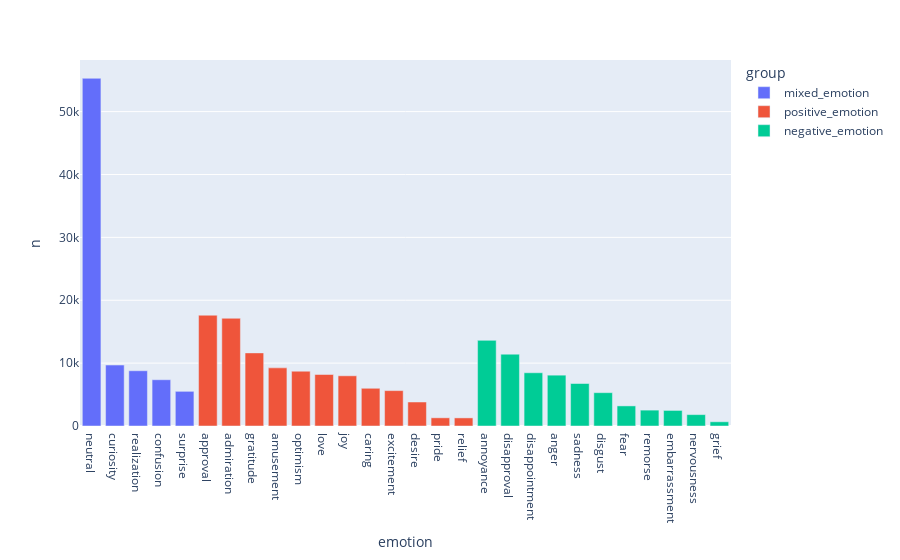

Notebook source saved alongside this figure:
### Code cell
fig=px.bar(emotion_data, y='n', x='emotion', color='group', orientation='v')
fig.show()

### Figure 1 — Plotly figure (JSON) as saved in the notebook; plotly's stock layout.template omitted (floating-point values rounded to 4 significant figures)
{"data": [{"alignmentgroup": "True", "hovertemplate": "group=mixed_emotion<br>emotion=%{x}<br>n=%{y}<extra></extra>", "legendgroup": "mixed_emotion", "marker": {"color": "#636efa", "pattern": {"shape": ""}}, "name": "mixed_emotion", "offsetgroup": "mixed_emotion", "orientation": "v", "showlegend": true, "textposition": "auto", "type": "bar", "x": ["neutral", "curiosity", "realization", "confusion", "surprise"], "xaxis": "x", "y": [55298, 9692, 8785, 7359, 5514], "yaxis": "y"}, {"alignmentgroup": "True", "hovertemplate": "group=positive_emotion<br>emotion=%{x}<br>n=%{y}<extra></extra>", "legendgroup": "positive_emotion", "marker": {"color": "#EF553B", "pattern": {"shape": ""}}, "name": "positive_emotion", "offsetgroup": "positive_emotion", "orientation": "v", "showlegend": true, "textposition": "auto", "type": "bar", "x": ["approval", "admiration", "gratitude", "amusement", "optimism", "love", "joy", "caring", "excitement", "desire", "pride", "relief"], "xaxis": "x", "y": [17620, 17131, 11625, 9245, 8715, 8191, 7983, 5999, 5629, 3817, 1302, 1289], "yaxis": "y"}, {"alignmentgroup": "True", "hovertemplate": "group=negative_emotion<br>emotion=%{x}<br>n=%{y}<extra></extra>", "legendgroup": "negative_emotion", "marker": {"color": "#00cc96", "pattern": {"shape": ""}}, "name": "negative_emotion", "offsetgroup": "negative_emotion", "orientation": "v", "showlegend": true, "textposition": "auto", "type": "bar", "x": ["annoyance", "disapproval", "disappointment", "anger", "sadness", "disgust", "fear", "remorse", "embarrassment", "nervousness", "grief"], "xaxis": "x", "y": [13618, 11424, 8469, 8084, 6758, 5301, 3197, 2525, 2476, 1810, 673], "yaxis": "y"}], "layout": {"barmode": "relative", "legend": {"title": {"text": "group"}, "tracegroupgap": 0}, "margin": {"t": 60}, "xaxis": {"anchor": "y", "domain": [0, 1], "title": {"text": "emotion"}}, "yaxis": {"anchor": "x", "domain": [0, 1], "title": {"text": "n"}}}}
